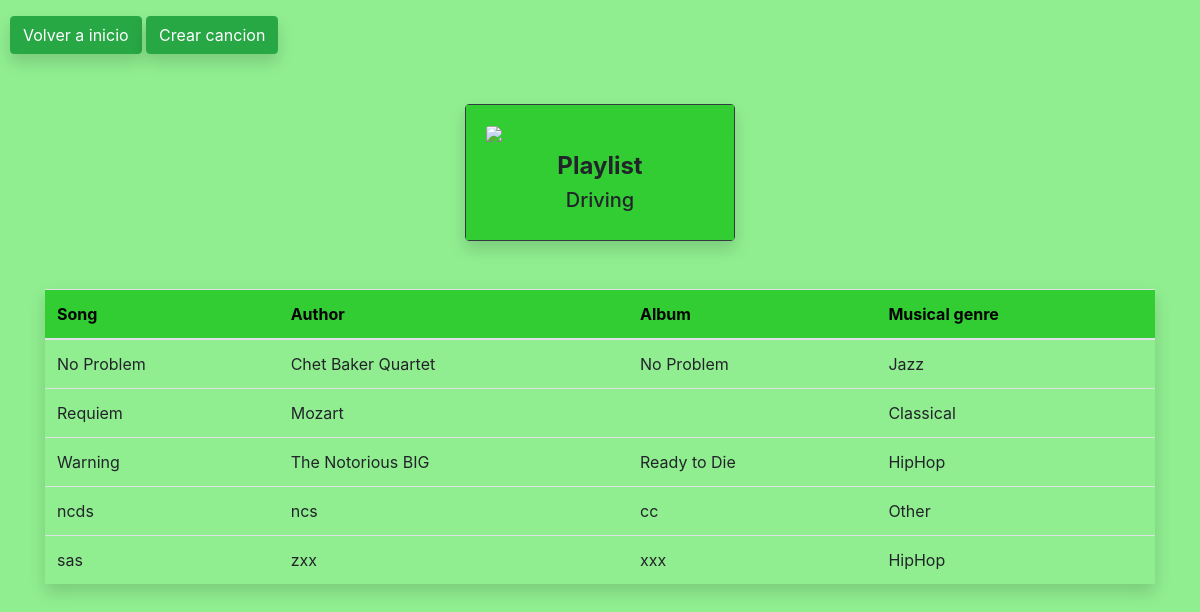
The page /playlist/ on the database its author committed.
### music_app/models.py (models this page shows, shortened)
class Song(models.Model):
    name = models.TextField(max_length=100)
    author = models.ForeignKey(Author, on_delete=models.CASCADE, related_name="songs")
    album = models.ForeignKey(
        Album,
        on_delete=models.CASCADE,
        related_name="songs",
        null=True,
        blank=True,
    )
    musicalGenre = models.ForeignKey(
        MusicalGenre,
        on_delete=models.CASCADE,
        related_name="songs",
        null=True,
        blank=True,
    )
    image = models.ImageField(null=True, blank=True)
    audio_file = models.FileField(upload_to=song_file_path, blank=True, null=False, default="")
    duration = models.CharField(max_length=10, null=True, blank=True, default="-")
    date = models.DateField(default=date.today)
    class Meta:
        ordering = ["name"]

class Author(models.Model):
    name = models.TextField()

class Album(models.Model):
    title = models.TextField()
    author = models.ForeignKey(
        Author, on_delete=models.PROTECT, related_name="albums", blank=False
    )

class MusicalGenre(models.Model):
    genre = models.TextField(default="Other")

### music_app/views.py (the view)
# urls.py: path("playlist/", views.playlist, name="playlist"),
def playlist(request):
    author_id = request.GET.get("author_id")
    if author_id:
        songs = Song.objects.filter(author=author_id).order_by("name")
    else:
        songs = Song.objects.all().order_by("name")
    return render(request, "web/playlist.html", {"songs": songs})

### music_app/templates/web/playlist.html (shortened to what this page needs)
<!DOCTYPE html>
<html>
    <head>
        <link rel="stylesheet" href="https://stackpath.bootstrapcdn.com/bootstrap/4.5.0/css/bootstrap.min.css">
    </head>
    <body style="background-color: #90EE90;">
        <a href="{% url 'home' %}" class="btn btn-success mt-3 shadow" style="margin-left: 10px;">Volver a inicio</a>
        <a href="{% url 'songs:song_create' %}" class="btn btn-success mt-3 shadow" style="margin-right: 10px;">Crear cancion</a>
        <div class="container">
            <div class="row">
                <div class="col-md-6 offset-md-3">
                    <div class="card custom-card shadow border-dark border-4" >
                        <div class="card-body " style="background-color: #32CD32;" >
                            <img src="https://encrypted-tbn0.gstatic.com/images?q=tbn:ANd9GcToyPIKiZgx8rZ7tyE8zx1xgefOB45hNJ_LkQ&usqp=CAU" class="card-img-top"  style="margin-bottom: 10px;">
                            <h1 style="font-size: 24px; font-weight: bold; display: flex; justify-content: center; align-items: center;">Playlist</h1>
                            <h1 style="font-size: 20px; display: flex; justify-content: center; align-items: center;">Driving</h1>
                        </div>
                    </div>
                </div>
            </div>
        </div>
        <div class="container mt-5">
            <table class="table shadow">
                <thead class="thead-custom">
                    <tr>
                        <th>Song</th>
                        <th>Author</th>
                        <th>Album</th>
                        <th>Musical genre</th>
                    </tr>
                </thead>
                <tbody>
                    {% for song in songs %}
                    <tr>
                        <td>{{ song.name }}</td>
                        <td>{{ song.author.name }}</td>
                        <td>{{ song.album.title }}</td>
                        <td>{{ song.musicalGenre.genre }}</td>
                    </tr>
                    {% endfor %}
                </tbody>
            </table>
        </div>
    </body>
</html>

### music_app/templates/web/playlist.html (style rules this page uses)
.custom-card { width: 50%; margin: 0 auto; margin-top: 50px; }
.thead-custom { background-color: #32CD32; color: #030303; }

### rows shown on the page
Song: name "No Problem", author.name "Chet Baker Quartet", album "No Problem", musicalGenre.genre "Jazz"
Song: name "Requiem", author.name "Mozart", musicalGenre.genre "Classical"
Song: name "Warning", author.name "The Notorious BIG", album "Ready to Die", musicalGenre.genre "HipHop"
Song: name "ncds", author.name "ncs", album "cc", musicalGenre.genre "Other"
Song: name "sas", author.name "zxx", album "xxx", musicalGenre.genre "HipHop"
